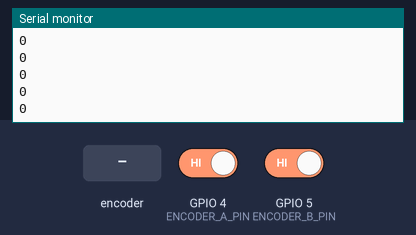
Bench run of a sketch on a simulated ESP32. Parts: the last lines printed to the serial monitor. The test bench sets the inputs (shaded band); at power-on: GPIO 4 (ENCODER_A_PIN) HIGH, GPIO 5 (ENCODER_B_PIN) HIGH.

Above: at 1.2 s.
1.3 s: rotary encoder on GPIO 4 (ENCODER_A_PIN) / GPIO 5 (ENCODER_B_PIN) turned 1 step (first pin leading)
At 1.51 s:
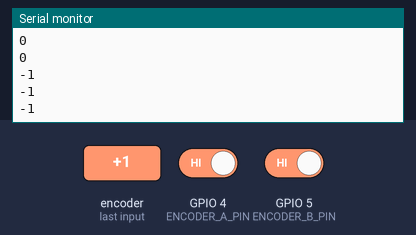
3.0 s: rotary encoder on GPIO 4 (ENCODER_A_PIN) / GPIO 5 (ENCODER_B_PIN) turned 1 step (first pin leading)
At 3.21 s:
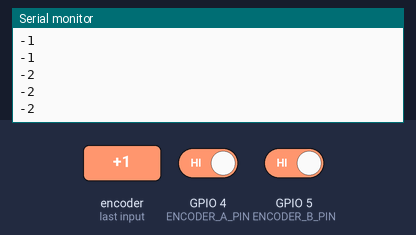
Timing chart, 0 to 6.0 s (numbered marks = the images above; inputs shaded):
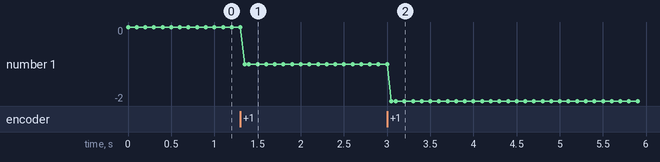

Measured:
- after the input at 1.3 s, the serial monitor: prints a new line after 0.05 s (image 1)
- after the input at 3.0 s, the serial monitor: prints a new line after 0.05 s (image 2)
- plotted number 1: 0 → -1 after the input at 1.3 s, -1 → -2 after the input at 3.0 s

The sketch:

encoderRead.ino
```cpp
#include <Arduino.h>

const int ENCODER_A_PIN = 4;  // Change to your actual pin
const int ENCODER_B_PIN = 5;  // Change to your actual pin

volatile long encoderCount = 0;

void IRAM_ATTR encoderISR() {
  if (digitalRead(ENCODER_B_PIN) == HIGH) {
    encoderCount++;
  } else {
    encoderCount--;
  }
  Serial.println(encoderCount);
}

void setup() {
  Serial.begin(115200);

  pinMode(ENCODER_A_PIN, INPUT_PULLUP);
  pinMode(ENCODER_B_PIN, INPUT_PULLUP);

  attachInterrupt(digitalPinToInterrupt(ENCODER_A_PIN), encoderISR, RISING);
}

void loop() {
  Serial.println(encoderCount);
  delay(100);
}
```
